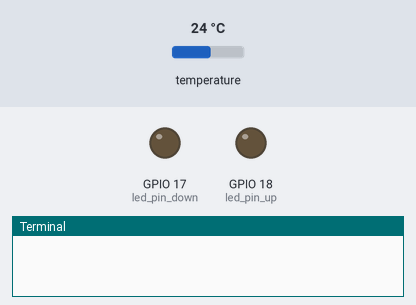
The program below on a simulated Raspberry Pi (BCM pin numbers). Shown: output pins drawn as LEDs (lit = HIGH), the last lines printed to the terminal. Inputs (shaded band) come from the test bench; at power-on: temperature 24 °C.

Above: at 1.2 s.
1.3 s: temperature set to 12 °C
At 3.3 s:
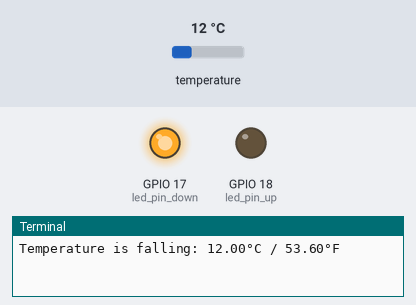
5.7 s: temperature set to 19 °C
At 7.3 s:
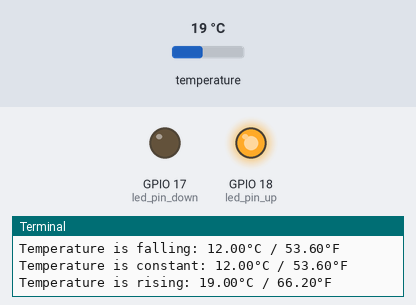
Timing chart, 0 to 9.3 s (numbered marks = the images above; inputs shaded):
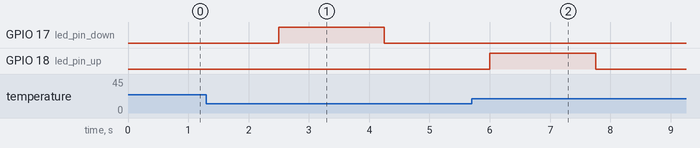

The program:

ReadTemp2.py
```python
import os
import glob
import time
import RPi.GPIO as GPIO

# Setup GPIO
GPIO.setmode(GPIO.BCM)
led_pin_up = 18  # LED for temperature increasing (was GPIO17, now GPIO18)
led_pin_down = 17  # LED for temperature decreasing (was GPIO18, now GPIO17)
GPIO.setup(led_pin_up, GPIO.OUT)
GPIO.setup(led_pin_down, GPIO.OUT)

# Turn both LEDs off initially
GPIO.output(led_pin_up, GPIO.LOW)
GPIO.output(led_pin_down, GPIO.LOW)

# Base directory for the 1-Wire device
base_dir = '/sys/bus/w1/devices/'
device_folder = glob.glob(base_dir + '28-*')[0]
device_file = device_folder + '/w1_slave'

# Function to read the raw temperature data
def read_temp_raw():
    with open(device_file, 'r') as f:
        return f.readlines()

# Function to parse and get the temperature in Celsius and Fahrenheit
def read_temp():
    lines = read_temp_raw()
    while lines[0].strip()[-3:] != 'YES':
        time.sleep(0.2)
        lines = read_temp_raw()
    equals_pos = lines[1].find('t=')
    if equals_pos != -1:
        temp_string = lines[1][equals_pos + 2:]
        temp_c = float(temp_string) / 1000.0
        temp_f = temp_c * 9.0 / 5.0 + 32.0
        return temp_c, temp_f

# Variable to store the last temperature
last_temp = None

try:
    # Main loop to continuously read temperature, detect changes, and control LEDs
    while True:
        current_temp_c, current_temp_f = read_temp()  # Get both Celsius and Fahrenheit

        if last_temp is not None:
            if current_temp_c > last_temp:
                # Temperature is going up
                GPIO.output(led_pin_up, GPIO.HIGH)   # Turn on LED for increasing temp (now GPIO18)
                GPIO.output(led_pin_down, GPIO.LOW)  # Turn off LED for decreasing temp (now GPIO17)
                print(f"Temperature is rising: {current_temp_c:.2f}°C / {current_temp_f:.2f}°F")
            elif current_temp_c < last_temp:
                # Temperature is going down
                GPIO.output(led_pin_up, GPIO.LOW)    # Turn off LED for increasing temp (now GPIO18)
                GPIO.output(led_pin_down, GPIO.HIGH) # Turn on LED for decreasing temp (now GPIO17)
                print(f"Temperature is falling: {current_temp_c:.2f}°C / {current_temp_f:.2f}°F")
            else:
                # Temperature is constant (Optional: you can decide to turn both LEDs off)
                GPIO.output(led_pin_up, GPIO.LOW)
                GPIO.output(led_pin_down, GPIO.LOW)
                print(f"Temperature is constant: {current_temp_c:.2f}°C / {current_temp_f:.2f}°F")

        # Update the last temperature value (only in Celsius for comparison)
        last_temp = current_temp_c

        # Wait before reading the temperature again
        time.sleep(1)

except KeyboardInterrupt:
    pass  # Handle any interruption, such as pressing Ctrl+C

finally:
    # Wait for the user to press Enter to close the script
    input("Press Enter to exit and clean up GPIO...")

    # Cleanup GPIO to reset all GPIO pins
    GPIO.cleanup()
    print("GPIO cleaned up.")
```

Measured:
- after the input at 1.3 s, GPIO 17 (led_pin_down): LOW → HIGH after 1.2 s, → LOW 1.8 s later
- after the input at 5.7 s, GPIO 18 (led_pin_up): LOW → HIGH after 0.30 s, → LOW 1.8 s later
